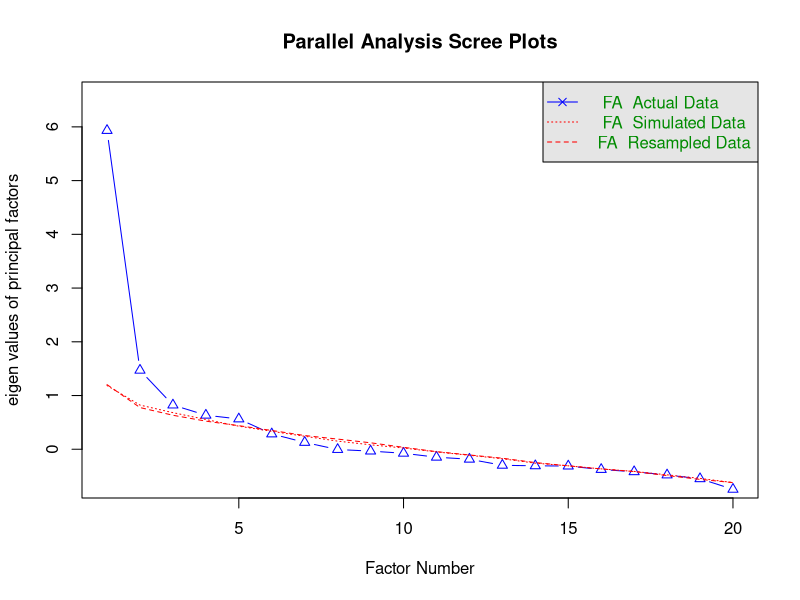
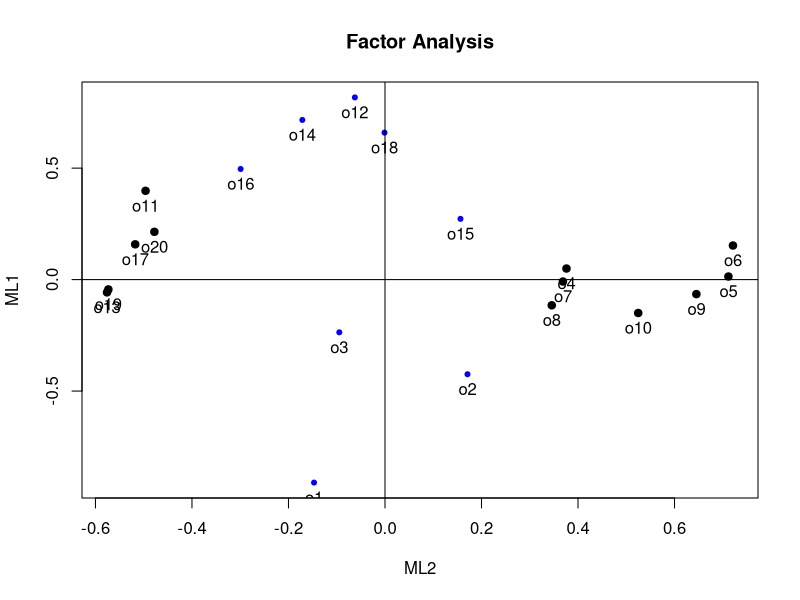

Write R code to recreate these figures, in order.
## ---- chunk 1
knitr::opts_chunk$set(echo = TRUE)
## ---- chunk 2
df = read.csv("assignment_efa.csv")
## ---- chunk 3
# summary(df)
nomiss = na.omit(df)
# summary(nomiss)
df = nomiss[, -ncol(nomiss)]
# summary(df)

library(psych)
library(GPArotation)
paraPara = fa.parallel(df, fm = "ml", fa = "fa")
# 5 Factors
# 2 points above the line
## ---- chunk 4
Old_man_Kaiser = sum(paraPara$fa.values > 1)
New_man_Kaiser = sum(paraPara$fa.values > 0.7)
cat("Eigen Values in Old Kaiser criterion", Old_man_Kaiser)
cat("Eigen Values in new New Kaiser criterion", New_man_Kaiser)
## ---- chunk 5
maxLike = fa(df, nfactors = 2, rotate = "oblimin", fm = "ml")
maxLike = fa(df[,-c(3,11,15,16)], nfactors = 2, rotate = "oblimin", fm = "ml")
maxLike
## ---- chunk 6
cat("RMSR value -->", maxLike$rms)
cat("RMSEA value -->", maxLike$RMSEA)
cat("TLI value -->", maxLike$TLI)
cat("CFI Value -->", 1-(maxLike$STATISTIC - maxLike$dof)/(maxLike$null.chisq - maxLike$null.dof))
## ---- chunk 7
alpha(df[,c(4:10, 13, 17, 19, 20)], check.keys = T)
alpha(df[,c(1,2,12,14,18)], check.keys = T)
## ---- chunk 8
efa = fa(df, nfactors = 2, rotate = "oblimin", fm = "ml")
fa.plot(efa, labels = colnames(df))
